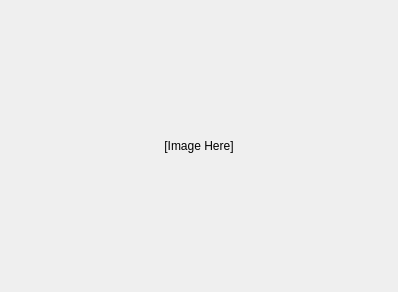
<?xml version="1.0" encoding="UTF-8"?>
<ui version="4.0">
 <class>ImageDialog</class>
 <widget class="QDialog" name="ImageDialog">
  <property name="geometry">
   <rect>
    <x>0</x>
    <y>0</y>
    <width>398</width>
    <height>292</height>
   </rect>
  </property>
  <property name="windowTitle">
   <string>Image</string>
  </property>
  <property name="windowIcon">
   <iconset resource="Resources.qrc">
    <normaloff>:/Images/Leaner24.png</normaloff>:/Images/Leaner24.png</iconset>
  </property>
  <layout class="QVBoxLayout" name="verticalLayout" stretch="9">
   <item>
    <widget class="QLabel" name="label">
     <property name="text">
      <string>[Image Here]</string>
     </property>
     <property name="textFormat">
      <enum>Qt::PlainText</enum>
     </property>
     <property name="alignment">
      <set>Qt::AlignCenter</set>
     </property>
    </widget>
   </item>
  </layout>
 </widget>
 <resources>
  <include location="Resources.qrc"/>
 </resources>
 <connections/>
</ui>
